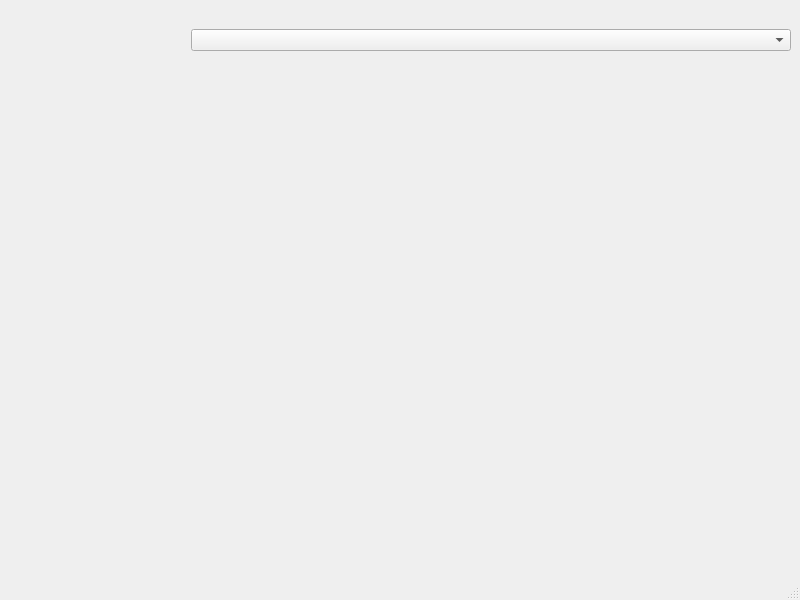
<?xml version="1.0" encoding="UTF-8"?>
<ui version="4.0">
 <class>MainWindow</class>
 <widget class="QMainWindow" name="MainWindow">
  <property name="geometry">
   <rect>
    <x>0</x>
    <y>0</y>
    <width>800</width>
    <height>600</height>
   </rect>
  </property>
  <property name="windowTitle">
   <string>MainWindow</string>
  </property>
  <widget class="QWidget" name="centralwidget">
   <layout class="QVBoxLayout" name="verticalLayout">
    <item>
     <layout class="QHBoxLayout" name="horizontalLayout_buttons">
      <item>
       <spacer name="horizontalSpacer_2">
        <property name="orientation">
         <enum>Qt::Horizontal</enum>
        </property>
        <property name="sizeHint" stdset="0">
         <size>
          <width>40</width>
          <height>20</height>
         </size>
        </property>
       </spacer>
      </item>
     </layout>
    </item>
    <item>
     <layout class="QHBoxLayout" name="horizontalLayout">
      <item>
       <spacer name="horizontalSpacer">
        <property name="orientation">
         <enum>Qt::Horizontal</enum>
        </property>
        <property name="sizeHint" stdset="0">
         <size>
          <width>40</width>
          <height>20</height>
         </size>
        </property>
       </spacer>
      </item>
      <item>
       <widget class="QComboBox" name="comboBox">
        <property name="minimumSize">
         <size>
          <width>600</width>
          <height>0</height>
         </size>
        </property>
       </widget>
      </item>
     </layout>
    </item>
    <item>
     <widget class="QStackedWidget" name="stackedWidget">
      <widget class="QWidget" name="page"/>
      <widget class="QWidget" name="page_2"/>
     </widget>
    </item>
   </layout>
  </widget>
  <widget class="QMenuBar" name="menubar">
   <property name="geometry">
    <rect>
     <x>0</x>
     <y>0</y>
     <width>800</width>
     <height>23</height>
    </rect>
   </property>
  </widget>
  <widget class="QStatusBar" name="statusbar"/>
 </widget>
 <resources/>
 <connections/>
</ui>
